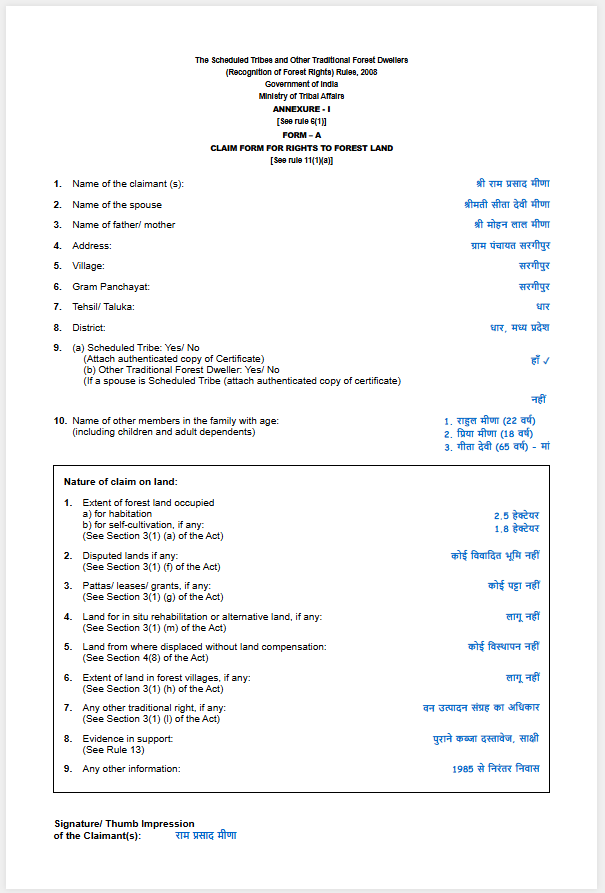
#> input picture Examples/file_2025-09-10_14.08.27.png, 605 x 893 px
$ python -i ocr.py   (imports and definitions only)
#> lines starting #> are read from the running program, lines starting #| are printed output that depends on the picture; after the words box and inside, x2 and y2 are one past the last pixel; in counts of white or black regions, pixels touching at a corner belong together
import pytesseract
from PIL import Image, ImageEnhance, ImageFilter
import io
import os
import cv2
import numpy as np
from typing import Dict, Any, Optional
import logging

# Configure logging
# [1 line not run here, left out]
logger = logging.getLogger(__name__)

class OCRProcessor:
    def __init__(self):
        # Configure tesseract path if needed (for Windows/different installations)
        # pytesseract.pytesseract.tesseract_cmd = r'/usr/bin/tesseract'  # Linux default
        pass

    def preprocess_image(self, image):
        """Preprocess image for better OCR results"""
        try:
            # Convert PIL to OpenCV format
            img_array = np.array(image)

            # Convert to grayscale
            if len(img_array.shape) == 3:
                gray = cv2.cvtColor(img_array, cv2.COLOR_RGB2GRAY)
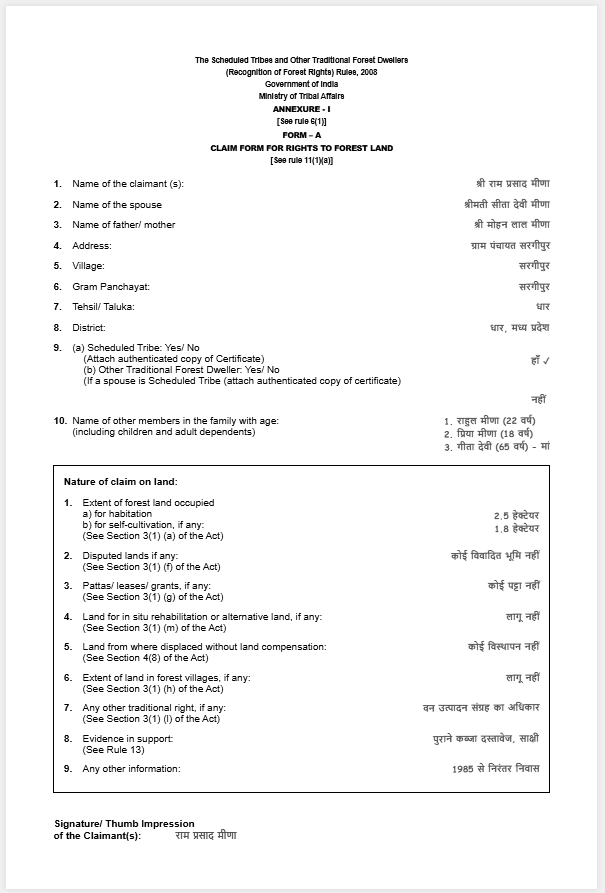
#> gray: shape (893, 605); min 0, max 255, mean 246
            else:
                gray = img_array

            # Apply Gaussian blur to reduce noise
            blurred = cv2.GaussianBlur(gray, (5, 5), 0)

            # Apply adaptive thresholding
            thresh = cv2.adaptiveThreshold(blurred, 255, cv2.ADAPTIVE_THRESH_GAUSSIAN_C, cv2.THRESH_BINARY, 11, 2)
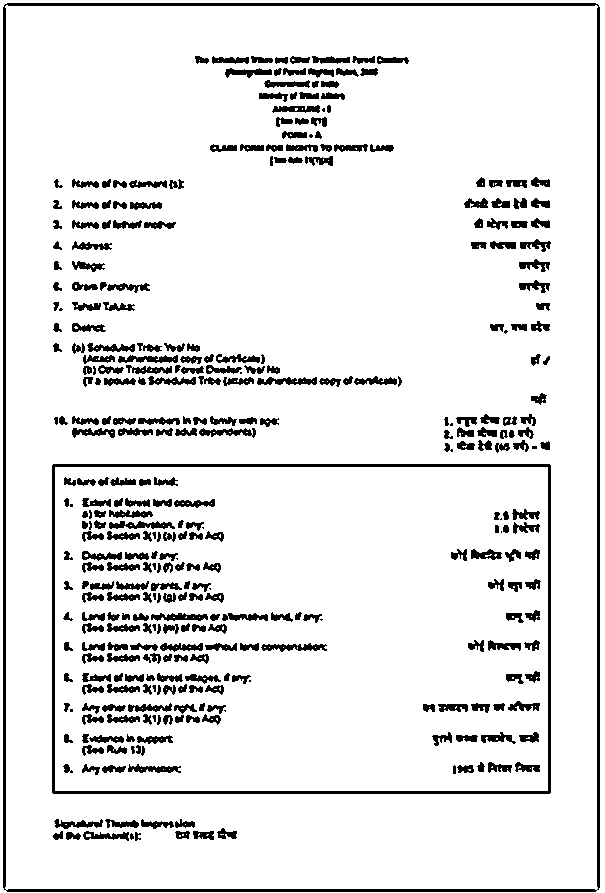
#> thresh: shape (893, 605); 90.5% white; 366 black regions (23 under 20 px), largest, box (x1, y1, x2, y2) and area: (3, 3, 600, 892) 8830, (52, 464, 551, 794) 4934, (261, 643, 327, 652) 334

            # Convert back to PIL
            return Image.fromarray(thresh)
        except:
            # Fallback to original image if preprocessing fails
            return image

    # [109 lines left out: functions extract_text_from_image, extract_text_from_pdf, process_file, not called in this run]

# Global OCR processor instance
ocr_processor = OCRProcessor()

>>> import cv2
>>> picture = cv2.cvtColor(cv2.imread('../../Examples/file_2025-09-10_14.08.27.png'), cv2.COLOR_BGR2RGB)
>>> result = OCRProcessor().preprocess_image(picture)

$ run again, on Examples/file_2025-09-10_14.09.40.png
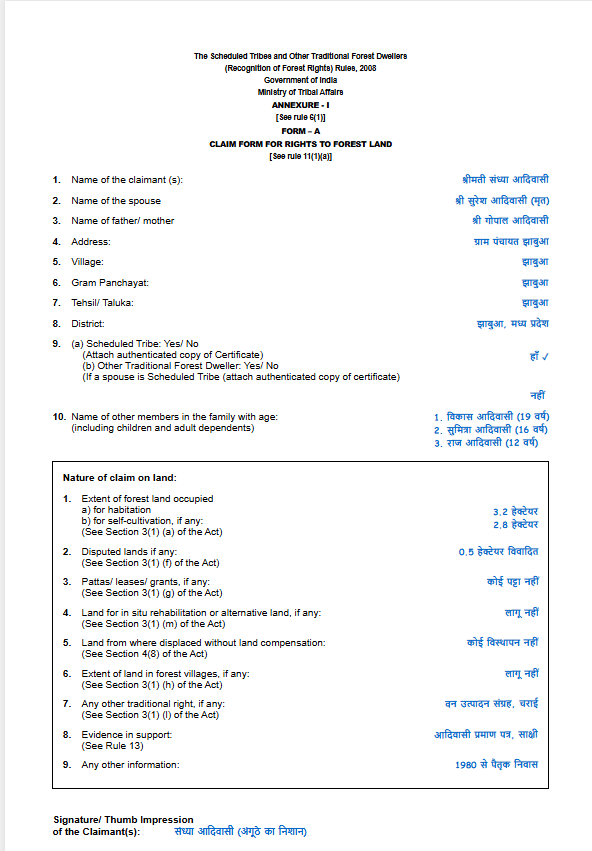
#> input picture Examples/file_2025-09-10_14.09.40.png, 592 x 851 px
#> in preprocess_image, `blurred = cv2.GaussianBlur(gray, (5, 5), 0)`:
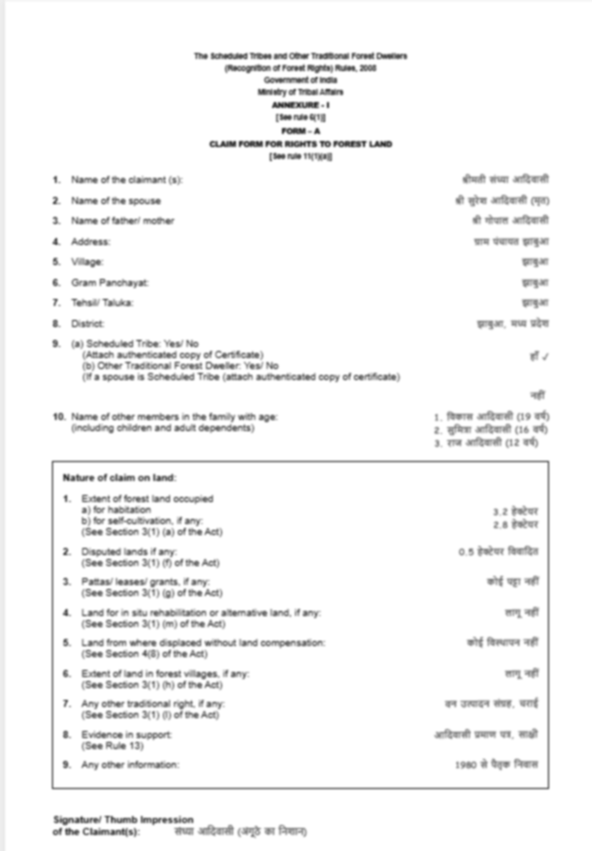
#> blurred: shape (851, 592); min 51, max 255, mean 245.7
#> in preprocess_image, `thresh = cv2.adaptiveThreshold(blurred, 255, cv2.ADAPTIVE_THRESH_GAUSS..`:
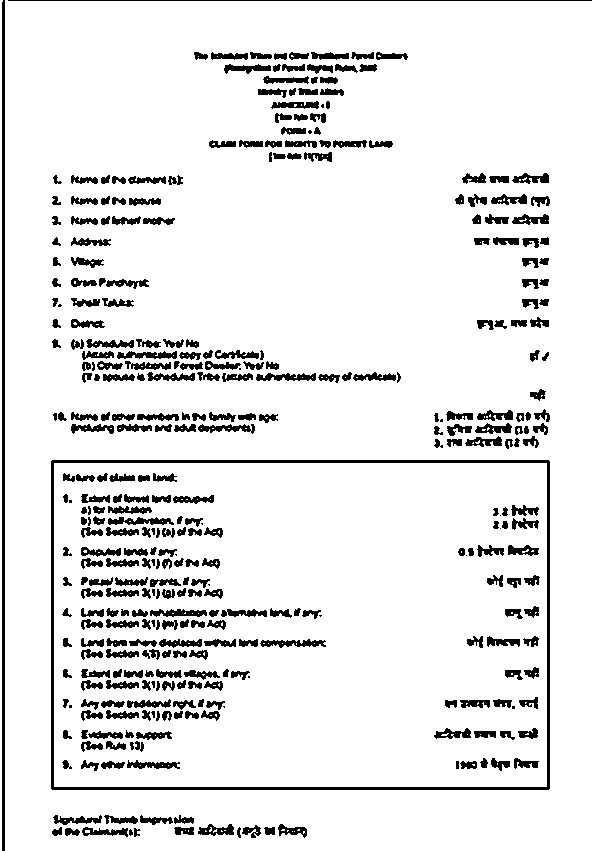
#> thresh: shape (851, 592); 90.8% white; 373 black regions (23 under 20 px), largest, box (x1, y1, x2, y2) and area: (51, 460, 550, 790) 4934, (2, 0, 5, 851) 2551, (8, 0, 592, 1) 584
